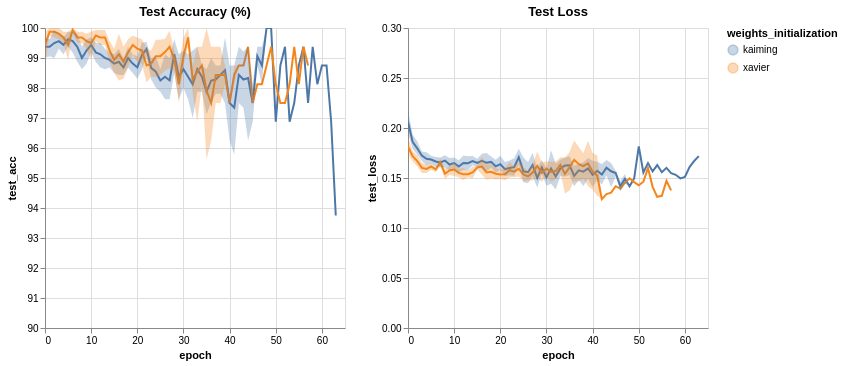

Here is the notebook cell this chart was saved with:
### Code cell
# practice with altair
accuracy_chart = (
    (
        alt.Chart(final_training_progress, title='Test Accuracy (%)')
        .mark_line()
        .encode(
            alt.X('epoch:Q'),
            # Define the scale and aggregation here
            alt.Y('test_acc:Q', aggregate='mean', scale=alt.Scale(domain=[90, 100])),
            alt.Color('weights_initialization:N'),

        )
    )
    +
    (
        alt.Chart(final_training_progress)
        .mark_errorband(extent='ci')
        .encode(
            alt.X('epoch:Q'),
            # No explicit scale needed here; it will share the scale from the line layer
            alt.Y('test_acc:Q'),
            alt.Color('weights_initialization:N'),
        )
    )
)

loss_chart = (
    (
        alt.Chart(final_training_progress, title='Test Loss')
        .mark_line()
        .encode(
            alt.X('epoch:Q'),
            # Define the scale and aggregation here
            alt.Y('test_loss:Q', aggregate='mean', scale=alt.Scale(domain=[0, 0.3])),
            alt.Color('weights_initialization:N'),
        )
    )
    +
    (
        alt.Chart(final_training_progress)
        .mark_errorband(extent='ci')
        .encode(
            alt.X('epoch:Q'),
            # No explicit scale needed here; it will share the scale from the line layer
            alt.Y('test_loss:Q'),
            alt.Color('weights_initialization:N'),
        )
    )
)


alt.hconcat(accuracy_chart, loss_chart).interactive()

### Figure 1 — Vega-Lite specification as saved in the notebook (floating-point values rounded to 4 significant figures; data arrays with more than 128 entries replaced by an {"elided": "..."} marker saying what was removed)
{"config": {"view": {"continuousWidth": 300, "continuousHeight": 300}}, "hconcat": [{"layer": [{"mark": {"type": "line"}, "encoding": {"color": {"field": "weights_initialization", "type": "nominal"}, "x": {"field": "epoch", "type": "quantitative"}, "y": {"aggregate": "mean", "field": "test_acc", "scale": {"domain": [90, 100]}, "type": "quantitative"}}, "name": "view_1", "title": "Test Accuracy (%)"}, {"mark": {"type": "errorband", "extent": "ci"}, "encoding": {"color": {"field": "weights_initialization", "type": "nominal"}, "x": {"field": "epoch", "type": "quantitative"}, "y": {"field": "test_acc", "type": "quantitative"}}}]}, {"layer": [{"mark": {"type": "line"}, "encoding": {"color": {"field": "weights_initialization", "type": "nominal"}, "x": {"field": "epoch", "type": "quantitative"}, "y": {"aggregate": "mean", "field": "test_loss", "scale": {"domain": [0, 0.3]}, "type": "quantitative"}}, "name": "view_2", "title": "Test Loss"}, {"mark": {"type": "errorband", "extent": "ci"}, "encoding": {"color": {"field": "weights_initialization", "type": "nominal"}, "x": {"field": "epoch", "type": "quantitative"}, "y": {"field": "test_loss", "type": "quantitative"}}}]}], "data": {"name": "data-fcf3301b99d0bc0749f95f1544b19402"}, "params": [{"name": "param_1", "select": {"type": "interval", "encodings": ["x", "y"]}, "bind": "scales", "views": ["view_1", "view_2"]}], "$schema": "https://vega.github.io/schema/vega-lite/v5.20.1.json", "datasets": {"data-fcf3301b99d0bc0749f95f1544b19402": {"elided": "687 records"}}}
